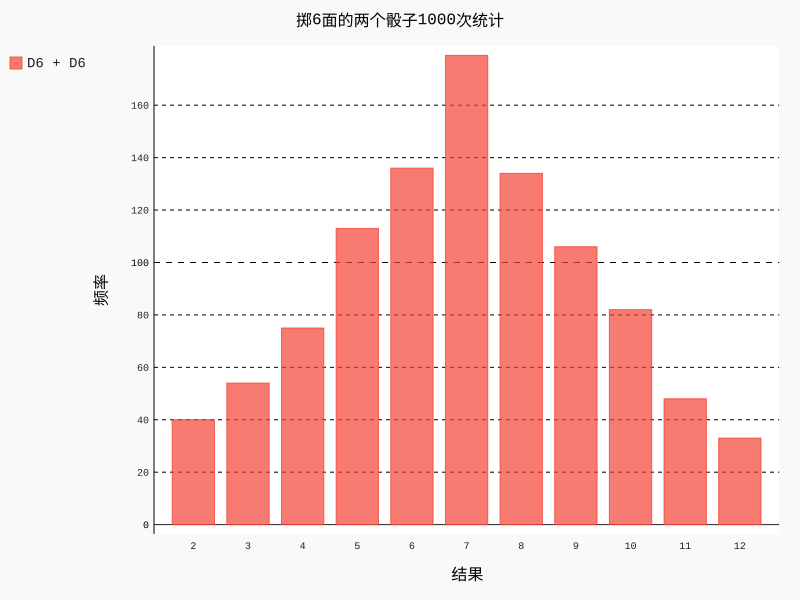

Write the Python code that produced this figure.
from die import Die
import pygal

# 创建两个个D6
die_one = Die()
die_two = Die()

# 掷几次骰子，并将结果储存在一个列表中
results = []
for roll_num in range(1000):
    result = die_one.roll() + die_two.roll()
    results.append(result)

# 分析结果
frequencies = []
max_result = die_one.num_sides + die_two.num_sides
for value in range(2, max_result + 1):
    frequency = results.count(value)  # 返回value出现的次数
    frequencies.append(frequency)

# 对结果进行可视化
hist = pygal.Bar()
hist.title = "掷6面的两个骰子1000次统计"
hist.x_labels = list(range(2, max_result + 1))
hist.x_title = "结果"
hist.y_title = "频率"

hist.add('D6 + D6', frequencies)
hist.render_to_file('dice_visual.svg')
